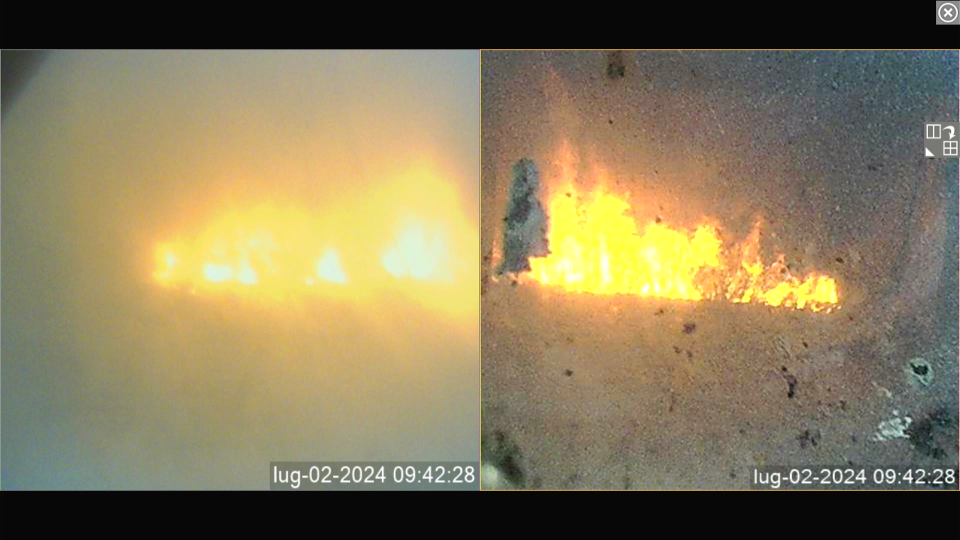
#> input picture config/default_view_image.png, 1920 x 1080 px (shown at 1/2 size)
$ python -i image_processor.py   (imports and definitions only)   (older library calls are emulated)
#> lines starting #> are read from the running program, lines starting #| are printed output that depends on the picture; after the words box and inside, x2 and y2 are one past the last pixel; in counts of white or black regions, pixels touching at a corner belong together
### src/core/config.py
#ALL THE STUFF THAT BELONGS TO FLS.CFG FILE
import os
import sys
import configparser
from pathlib import Path

def get_config_path() -> str:
    """
    Returns the path to the config file, creating it if needed.
    - When frozen: config lives next to the .exe
    - When dev: config lives in ../../config relative to this file
    """
    if getattr(sys, 'frozen', False):
        base_path = os.path.dirname(sys.executable)
        config_dir = os.path.join(base_path, 'config')
    else:
        base_path = os.path.dirname(os.path.abspath(__file__))
        config_dir = os.path.abspath(os.path.join(base_path, '..', '..', 'config'))

    config_path = os.path.join(config_dir, 'fls.cfg')

    # Ensure the config directory exists (both frozen & dev)
    if not os.path.exists(config_dir):
        os.makedirs(config_dir, exist_ok=True)

    # Create default config if missing
    if not os.path.exists(config_path):
        print(f"Creating default config at: {config_path}")
        create_default_config_image_processing(config_path)

    return config_path


# [29 lines left out: functions get_cleaned_path, get_config_path_image_processing, not called in this run]

def create_default_config_image_processing(config_path):
#> further down, picture is the input picture: shape (1080, 1920, 3); mean B, G, R 90.1, 121.9, 134
    config = configparser.ConfigParser()


    config['Header'] = {
        'version': 'v2025.1.0a',
        'description': 'FLS configuration file',
        'updated_at': '2025-07-22',
        'updated_by': 'Pijus Marijus Mankus',
        'os': 'win64'
    }

    config['Settings'] = {
        'locale': 'en-UK',
        'number_of_tracks': '5',
        'root_image': r'C:\Users\tgdev01\Documents\GitHub\fls\img',
        'root_archive': r'C:\Users\tgdev01\Documents\GitHub\fls\img'

    }

    config['Selected_Views'] = {}

    # Write the configuration file to the specified path
    with open(config_path, 'w') as configfile:
        config.write(configfile)

### src/core/image_processor.py
import argparse
import asyncio
import glob
import os
from pathlib import Path
import shutil
import cv2
import numpy as np
from matplotlib import pyplot as plt
import tkinter as tk
from tkinter import filedialog, messagebox
from PIL import Image, ImageTk, ImageDraw
from matplotlib.backends.backend_tkagg import FigureCanvasTkAgg
import configparser
import pystray
from pystray import MenuItem as item
from PIL import Image as PILImage
import threading
import sys
import logging
sys.path.append(os.path.abspath(os.path.join(os.path.dirname(__file__), '..')))
from .custom_formatter import CustomFormatter,write_headers_if_needed, format_log_entry_numbers
from core.rename import get_unique_view_name
from .config import get_config_path
import time
import datetime
import subprocess
from ctypes import Structure, c_char_p, c_int, c_ulong, c_char, c_uint16,  ARRAY, Array
from .text_logger import ErrorContext, FLS_ERR_NoErrorContext, FLS_ERR_NoUnprocessedImage, FLS_ERR_ImageProcessingFailed, get_logger


# Read configuration
config = configparser.ConfigParser()
config_path = get_config_path()
# [1 line not run here, left out]

# Set up logger
logger = logging.getLogger('customLogger')
# [1 line not run here, left out]

loggerProgram = logging.getLogger("ImageProcessor")
#logging.getLogger('matplotlib.font_manager').setLevel(logging.WARNING)

# Global variables
#B


horizontal_lines = [0.2, 0.4, 0.6, 0.8, 1.0]  # Default values in normalized coordinates
horizontal_lines_colors = ['blue', 'blue', 'blue', 'blue', 'blue']  # Default colors
horizontal_lines_names = ['1', '2', '3', '4', '5']  # Default names
vertical_line_positions = []
software_values = []
#Hardcoded values
resize_width = 1024
resize_height = 1024
alert_messages = {
    'English': "Fire detected on the operator line.",
    'German': "Branddetektor auf dem Betreiber-Linie.",
    'Italian': "Detezione di fuoco sulla linea dell'operatore."
}
processing_done = False
latest_update = None
TRACKS_PER_VIEW_MAX = 8

max_views_supported = 4

approx_curve = None  # To store the green curved line
resized_cropped_contour_image = None  # Initialize it as None
image = None

MAX_PAST_TOLERANCE = 300      # 5 minutes
MAX_FUTURE_TOLERANCE = 120    # 2 minutes

def is_correct_time():
    current_time = datetime.datetime.now().time()
    return current_time.hour == 23 and current_time.minute == 57

# [20 lines left out: function check_time_to_move_unprocessed_files, not called in this run]

class PbBufInWic(Structure):
    _fields_ = [
        ("state1", c_uint16),       # max. 16 state bits set or throughput by master
        ("state2", c_uint16),       # max. 16 state bits set or throughput by master
        ("year", c_uint16),
        ("month", c_uint16),
        ("day", c_uint16),
        ("hours", c_uint16),
        ("minutes", c_uint16),
        ("seconds", c_uint16),
        ("interval1", c_uint16),
        ("interval2", c_uint16),
        ("interval3", c_uint16),
        ("interval4", c_uint16),
        ("value_13", c_uint16),
        ("value_14", c_uint16),
        ("value_15", c_uint16),
        ("value_16", c_uint16),     # used as watchdog value by the Profibus Master
        ("sp1", ARRAY(c_uint16, TRACKS_PER_VIEW_MAX)),
        ("sp2", ARRAY(c_uint16, TRACKS_PER_VIEW_MAX)),
        ("sp3", ARRAY(c_uint16, TRACKS_PER_VIEW_MAX)),
        ("sp4", ARRAY(c_uint16, TRACKS_PER_VIEW_MAX)),
    ]

class PbBufOutWic(Structure):
    _pack_ = 2
    _fields_ = [
        ("state1", c_uint16),
        ("state2", c_uint16),
        ("year", c_uint16),
        ("month", c_uint16),
        ("day", c_uint16),
        ("hours", c_uint16),
        ("minutes", c_uint16),
        ("seconds", c_uint16),
        ("interval1", c_uint16),
        ("interval2", c_uint16),
        ("interval3", c_uint16),
        ("interval4", c_uint16),
        ("value_13", c_uint16),
        ("value_14", c_uint16),
        ("value_15", c_uint16),
        ("value_16", c_uint16),
        # Use ARRAY to create c_uint16 arrays
        ("pv1", ARRAY(c_uint16, TRACKS_PER_VIEW_MAX)),
        ("pvq1", ARRAY(c_uint16, TRACKS_PER_VIEW_MAX)),
        ("pv2", ARRAY(c_uint16, TRACKS_PER_VIEW_MAX)),
        ("pvq2", ARRAY(c_uint16, TRACKS_PER_VIEW_MAX)),
        ("pv3", ARRAY(c_uint16, TRACKS_PER_VIEW_MAX)),
        ("pvq3", ARRAY(c_uint16, TRACKS_PER_VIEW_MAX)),
        ("pv4", ARRAY(c_uint16, TRACKS_PER_VIEW_MAX)),
        ("pvq4", ARRAY(c_uint16, TRACKS_PER_VIEW_MAX)),
    ]

pb_buf_do_wic = PbBufInWic()
pb_buf_di_wic = PbBufOutWic()


# Function to update the state values
def update_state(data, state1, state2):
    data.state1 = state1
    data.state2 = state2

def update_only_state2(data, new_state2):
    # Pass the current value of state1 unchanged
    update_state(data, data.state1, new_state2)

# [59 lines left out: functions update_intervals_and_unvalues, update_timestamp, update_process_values, not called in this run]


def numpy_array_to_floats(array):
    return [float(x) if x is not None else 0.0 for x in array]

# [173 lines left out: functions process_latest_image, check_and_update_interval, update_pb_in_struct, update_pb_do_struct, update_pb_in_setpoints, print_struct_PB and 1 more, not called in this run]


# Function to calculate noise level using standard deviation
def calculate_noise(image):
    return np.std(image)


# Function to calculate brightness and contrast
# [4 lines left out: function calculate_brightness_contrast, not called in this run]


# Normalize a value to a range [0, 1]
def normalize(value, min_value, max_value):
    return (value - min_value) / (max_value - min_value)

# [114 lines left out: functions calculate_general_quality, create_log_file, create_log_same_folder, failed_processing_result, put_proccesed_image_into_sub_today_folder, create_folder_for_today, not called in this run]


def scale_setpoints(setpoints):
    """Scale the setpoints by dividing each value by 10,000."""
    return [value / 10000 for value in setpoints]

# Function to convert integer to floating point
def int_to_float(value: int) -> float:
    return float(value)

def get_bit(value, n):
    return ((value >> n & 1) != 0)

def set_bit(value, n):
    return value | (1 << n)

def clear_bit(value, n):
    return value & ~(1 << n)


#print(f"Active threads: {[t.name for t in threading.enumerate()]}")
# Function to detect fire regions
def detect_fire_regions(image):
    # Make a copy of the input image
    img_copy = image.copy()

    # Convert the image to HSV color space
    hsv = cv2.cvtColor(img_copy, cv2.COLOR_BGR2HSV)
#> hsv: shape (1080, 1920, 3); mean H, S, V 26.3, 65.1, 136.1

    # Define the threshold for bright regions (typical for fire)
    lower_bright = np.array([0, 20, 225])
    upper_bright = np.array([35, 255, 255])

    # Threshold the HSV image to get only bright regions
    mask = cv2.inRange(hsv, lower_bright, upper_bright)
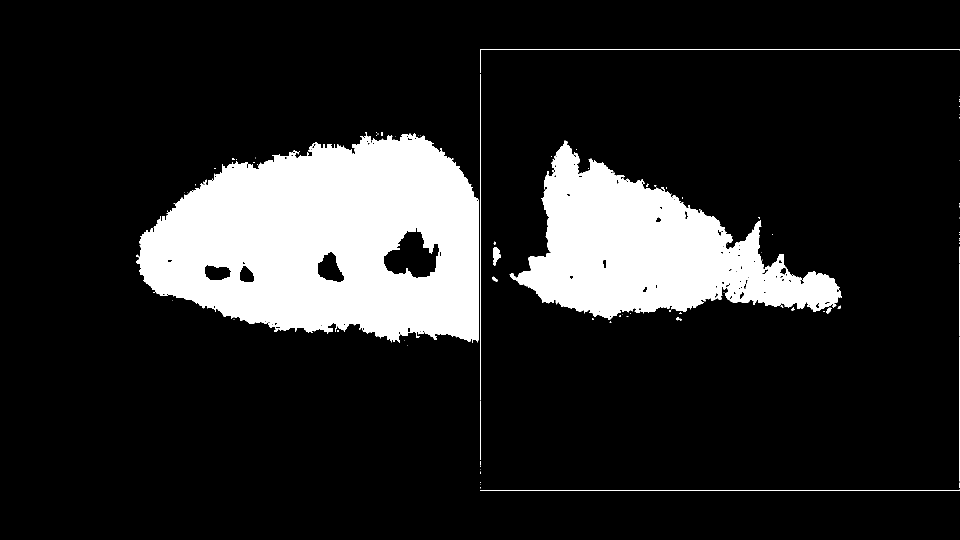
#> mask: shape (1080, 1920) (shown at 1/2 size); 15.4% white; 95 white regions (79 under 20 px)

    # Find contours in the mask
    contours, _ = cv2.findContours(mask, cv2.RETR_EXTERNAL, cv2.CHAIN_APPROX_SIMPLE)
#> contours = 95 contours, 88 with area under 20; largest, box (x1, y1, x2, y2) and area: (272, 264, 958, 685) 212432, (1019, 281, 1684, 640) 111251, (986, 494, 1001, 531) 312, (1652, 615, 1663, 627) 59, (984, 553, 996, 563) 48, (1352, 634, 1359, 641) 22, (1675, 611, 1682, 618) 20

    # Filter contours based on area to remove small regions and noise
    min_contour_area = 100  # Adjust this threshold based on image size and requirements
    filtered_contours = [cnt for cnt in contours if cv2.contourArea(cnt) > min_contour_area]
#> filtered_contours = 3 contours; box (x1, y1, x2, y2) and area: (272, 264, 958, 685) 212432, (1019, 281, 1684, 640) 111251, (986, 494, 1001, 531) 312

    return filtered_contours


# [469 lines left out: functions calculate_laplacian_variance, process_image_with_multiple_sub_images, reprocess_after_manually_pv_injection, parse_filename_to_datetime, not called in this run]

# [40 lines not run here, left out]


# [226 lines left out: functions get_latest_image, print_image_context, getResult, get_cleaned_path, stringfy_struct, save_view_as_image and 2 more, not called in this run]
# [2 lines not run here, left out]

>>> import cv2
>>> picture = cv2.imread('../../config/default_view_image.png')
>>> result = detect_fire_regions(picture)
#> result has the same summary as filtered_contours in detect_fire_regions
